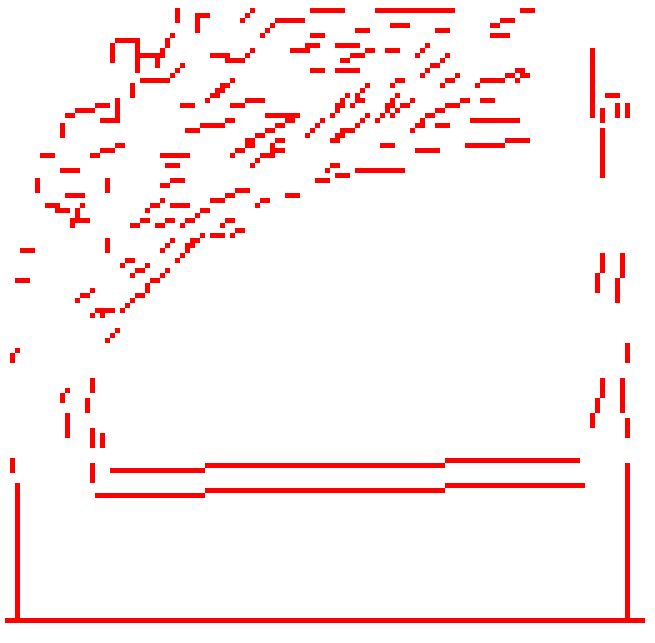
#> input picture Hough Transform/curve 1.png, 655 x 643 px, given in place of curve2.png, which was not available
$ python tempMatching.py   (Python 2 division)
#> lines starting #> are read from the running program, lines starting #| are printed output that depends on the picture; after the words box and inside, x2 and y2 are one past the last pixel; in counts of white or black regions, pixels touching at a corner belong together; pictures that were not available may be replaced by others from this repository, and a replacement may not be noted
# import the necessary packages
import numpy as np
import argparse
import imutils
import glob
import cv2

# construct the argument parser and parse the arguments

# load the image image, convert it to grayscale, and detect edges

template = cv2.imread("curve2.png")
#> template is the input picture: shape (643, 655, 3); mean B, G, R 239.9, 239.9, 254.9
template = cv2.cvtColor(template, cv2.COLOR_BGR2GRAY)
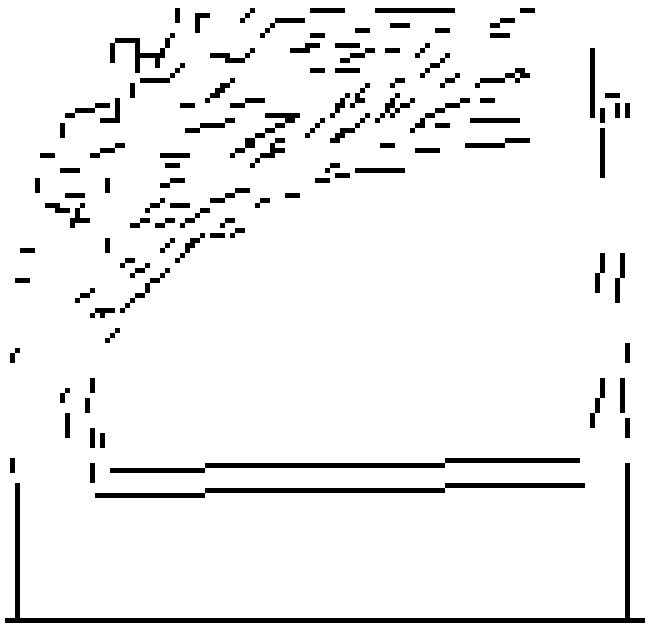
#> template: shape (643, 655); values 76 (black) and 255 (white), 94.1% white; 110 black regions, largest, box (x1, y1, x2, y2) and area: (5, 463, 645, 623) 4650, (95, 483, 585, 498) 2450, (110, 458, 580, 473) 2350
template = cv2.Canny(template, 50, 200)
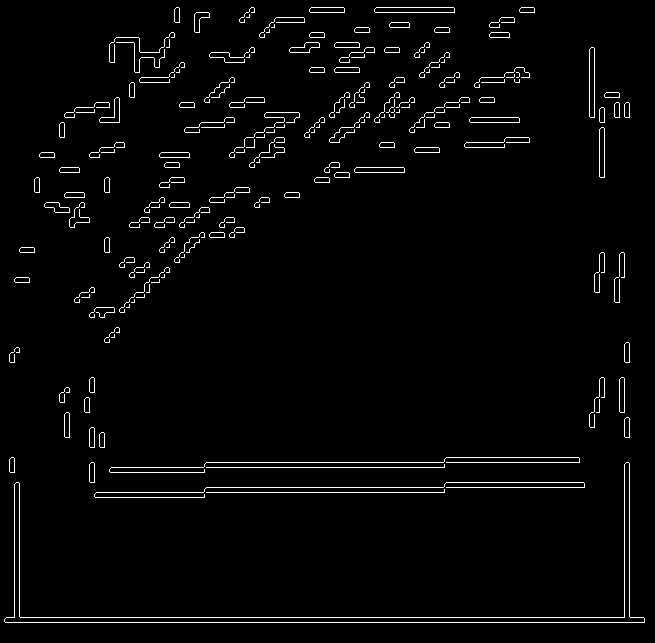
#> template: shape (643, 655); 2.6% white in thin lines or dots
(tH, tW) = template.shape[:2]
#> tH = 643; tW = 655
cv2.imshow("Template", template)
# loop over the images to find the template in
# load the image, convert it to grayscale, and initialize the
# bookkeeping variable to keep track of the matched region
image = cv2.imread("right_turn_test.png")
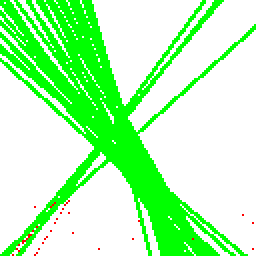
#> input picture attempts/attempt 3 (failed turn 1)/1.png, 128 x 128 px, given in place of right_turn_test.png, which was not available (shown 2 times larger)
#> image is the input picture: shape (128, 128, 3); mean B, G, R 179, 254.4, 179.6
gray = cv2.cvtColor(image, cv2.COLOR_BGR2GRAY)
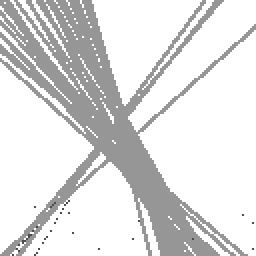
#> gray: shape (128, 128) (shown 2 times larger); min 76, max 255, mean 223.5
found = None

# loop over the scales of the image
for scale in np.linspace(0.2, 1.0, 1)[::-1]:
	# resize the image according to the scale, and keep track
	# of the ratio of the resizing
	resized = imutils.resize(gray, width = int(gray.shape[1] * scale))
	r = gray.shape[1] / float(resized.shape[1])

	# if the resized image is smaller than the template, then break
	# from the loop
	if resized.shape[0] < tH or resized.shape[1] < tW:
		break
	# detect edges in the resized, grayscale image and apply template
	# matching to find the template in the image
	edged = cv2.Canny(resized, 50, 200)
	result = cv2.matchTemplate(edged, template, cv2.TM_CCOEFF)
	(_, maxVal, _, maxLoc) = cv2.minMaxLoc(result)

	# check to see if the iteration should be visualized
	# draw a bounding box around the detected region
	clone = np.dstack([edged, edged, edged])
	cv2.rectangle(clone, (maxLoc[0], maxLoc[1]),
		(maxLoc[0] + tW, maxLoc[1] + tH), (0, 0, 255), 2)
	cv2.imshow("Visualize", clone)

	# if we have found a new maximum correlation value, then ipdate
	# the bookkeeping variable
	if found is None or maxVal > found[0]:
         found = (maxVal, maxLoc, r)
         print found
	# unpack the bookkeeping varaible and compute the (x, y) coordinates
	# of the bounding box based on the resized ratio
	(_, maxLoc, r) = found
	(startX, startY) = (int(maxLoc[0] * r), int(maxLoc[1] * r))
	(endX, endY) = (int((maxLoc[0] + tW) * r), int((maxLoc[1] + tH) * r))

	# draw a bounding box around the detected result and display the image
	cv2.rectangle(image, (startX, startY), (endX, endY), (0, 0, 255), 2)
	cv2.imshow("Image", image)
	cv2.waitKey(0)
#> this loop made 1 pass
#> pass 1, `resized = imutils.resize(gray, width = int(gray.shape[1] * scale))`:
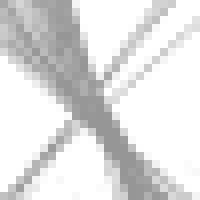
#> resized: shape (25, 25) (shown 8 times larger); min 150, max 255, mean 223.5
